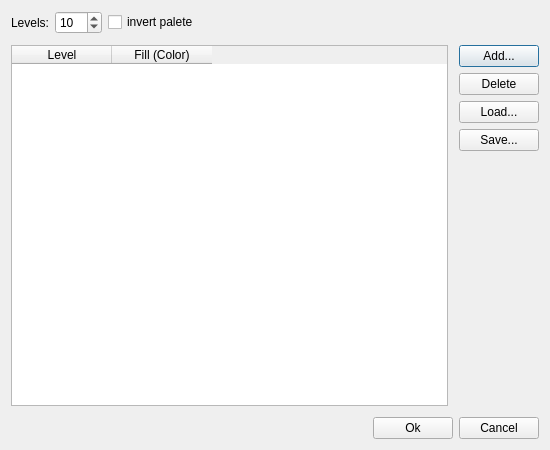
<?xml version="1.0" encoding="UTF-8"?>
<ui version="4.0">
 <class>ColorMapEditorDialog</class>
 <widget class="QDialog" name="ColorMapEditorDialog">
  <property name="geometry">
   <rect>
    <x>0</x>
    <y>0</y>
    <width>550</width>
    <height>450</height>
   </rect>
  </property>
  <property name="windowTitle">
   <string>Редактор палитры (Levels)</string>
  </property>
  <layout class="QVBoxLayout" name="verticalLayoutMain">
   <property name="spacing">
    <number>11</number>
   </property>
   <property name="leftMargin">
    <number>11</number>
   </property>
   <property name="topMargin">
    <number>11</number>
   </property>
   <property name="rightMargin">
    <number>11</number>
   </property>
   <property name="bottomMargin">
    <number>11</number>
   </property>
   <item>
    <layout class="QHBoxLayout" name="horizontalLayoutTop">
     <property name="spacing">
      <number>6</number>
     </property>
     <item>
      <widget class="QLabel" name="label">
       <property name="text">
        <string>Levels:</string>
       </property>
       <property name="alignment">
        <set>Qt::AlignmentFlag::AlignRight|Qt::AlignmentFlag::AlignTrailing|Qt::AlignmentFlag::AlignVCenter</set>
       </property>
      </widget>
     </item>
     <item>
      <widget class="QSpinBox" name="spinboxLevels">
       <property name="maximum">
        <number>512</number>
       </property>
       <property name="value">
        <number>10</number>
       </property>
      </widget>
     </item>
     <item>
      <widget class="QCheckBox" name="checkBoxIsInvert">
       <property name="text">
        <string>invert palete</string>
       </property>
      </widget>
     </item>
     <item>
      <spacer name="horizontalSpacerTop">
       <property name="orientation">
        <enum>Qt::Orientation::Horizontal</enum>
       </property>
       <property name="sizeHint" stdset="0">
        <size>
         <width>40</width>
         <height>20</height>
        </size>
       </property>
      </spacer>
     </item>
    </layout>
   </item>
   <item>
    <layout class="QHBoxLayout" name="horizontalLayoutTableAndButtons">
     <property name="spacing">
      <number>11</number>
     </property>
     <item>
      <widget class="QTableWidget" name="tableWidget">
       <property name="layoutDirection">
        <enum>Qt::LayoutDirection::LeftToRight</enum>
       </property>
       <property name="selectionMode">
        <enum>QAbstractItemView::SelectionMode::SingleSelection</enum>
       </property>
       <property name="selectionBehavior">
        <enum>QAbstractItemView::SelectionBehavior::SelectRows</enum>
       </property>
       <column>
        <property name="text">
         <string>Level</string>
        </property>
       </column>
       <column>
        <property name="text">
         <string>Fill (Color)</string>
        </property>
       </column>
      </widget>
     </item>
     <item>
      <layout class="QVBoxLayout" name="verticalLayoutActionButtons">
       <property name="spacing">
        <number>6</number>
       </property>
       <item>
        <widget class="QPushButton" name="pushButtonAdd">
         <property name="text">
          <string>Add...</string>
         </property>
        </widget>
       </item>
       <item>
        <widget class="QPushButton" name="pushButtonDelete">
         <property name="text">
          <string>Delete</string>
         </property>
        </widget>
       </item>
       <item>
        <widget class="QPushButton" name="pushButtonLoad">
         <property name="text">
          <string>Load...</string>
         </property>
        </widget>
       </item>
       <item>
        <widget class="QPushButton" name="pushButtonSave">
         <property name="text">
          <string>Save...</string>
         </property>
        </widget>
       </item>
       <item>
        <spacer name="verticalSpacerButtons">
         <property name="orientation">
          <enum>Qt::Orientation::Vertical</enum>
         </property>
         <property name="sizeHint" stdset="0">
          <size>
           <width>20</width>
           <height>40</height>
          </size>
         </property>
        </spacer>
       </item>
      </layout>
     </item>
    </layout>
   </item>
   <item>
    <layout class="QHBoxLayout" name="horizontalLayoutDialogButtons">
     <property name="spacing">
      <number>6</number>
     </property>
     <item>
      <spacer name="horizontalSpacerDialog">
       <property name="orientation">
        <enum>Qt::Orientation::Horizontal</enum>
       </property>
       <property name="sizeHint" stdset="0">
        <size>
         <width>40</width>
         <height>20</height>
        </size>
       </property>
      </spacer>
     </item>
     <item>
      <widget class="QPushButton" name="pushButtonOk">
       <property name="text">
        <string>Ok</string>
       </property>
      </widget>
     </item>
     <item>
      <widget class="QPushButton" name="pushButtonCancel">
       <property name="text">
        <string>Cancel</string>
       </property>
      </widget>
     </item>
    </layout>
   </item>
  </layout>
 </widget>
 <resources/>
 <connections/>
</ui>
